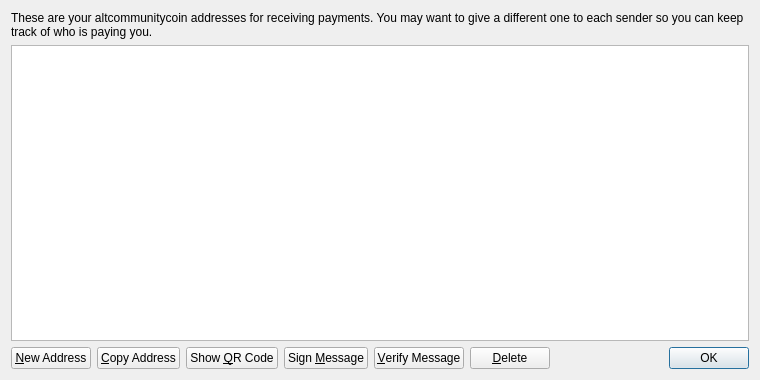
<?xml version="1.0" encoding="UTF-8"?>
<ui version="4.0">
 <class>AddressBookPage</class>
 <widget class="QWidget" name="AddressBookPage">
  <property name="geometry">
   <rect>
    <x>0</x>
    <y>0</y>
    <width>760</width>
    <height>380</height>
   </rect>
  </property>
  <property name="windowTitle">
   <string>Address Book</string>
  </property>
  <layout class="QVBoxLayout" name="verticalLayout">
   <item>
    <widget class="QLabel" name="labelExplanation">
     <property name="text">
      <string>These are your altcommunitycoin addresses for receiving payments. You may want to give a different one to each sender so you can keep track of who is paying you.</string>
     </property>
     <property name="textFormat">
      <enum>Qt::PlainText</enum>
     </property>
     <property name="wordWrap">
      <bool>true</bool>
     </property>
    </widget>
   </item>
   <item>
    <widget class="QTableView" name="tableView">
     <property name="contextMenuPolicy">
      <enum>Qt::CustomContextMenu</enum>
     </property>
     <property name="toolTip">
      <string>Double-click to edit address or label</string>
     </property>
     <property name="tabKeyNavigation">
      <bool>false</bool>
     </property>
     <property name="selectionMode">
      <enum>QAbstractItemView::SingleSelection</enum>
     </property>
     <property name="selectionBehavior">
      <enum>QAbstractItemView::SelectRows</enum>
     </property>
     <property name="sortingEnabled">
      <bool>true</bool>
     </property>
     <attribute name="verticalHeaderVisible">
      <bool>false</bool>
     </attribute>
    </widget>
   </item>
   <item>
    <layout class="QHBoxLayout" name="horizontalLayout">
     <item>
      <widget class="QPushButton" name="newAddressButton">
       <property name="toolTip">
        <string>Create a new address</string>
       </property>
       <property name="text">
        <string>&amp;New Address</string>
       </property>
      </widget>
     </item>
     <item>
      <widget class="QPushButton" name="copyToClipboard">
       <property name="toolTip">
        <string>Copy the currently selected address to the system clipboard</string>
       </property>
       <property name="text">
        <string>&amp;Copy Address</string>
       </property>
      </widget>
     </item>
     <item>
      <widget class="QPushButton" name="showQRCode">
       <property name="text">
        <string>Show &amp;QR Code</string>
       </property>
      </widget>
     </item>
     <item>
      <widget class="QPushButton" name="signMessage">
       <property name="toolTip">
        <string>Sign a message to prove you own a altcommunitycoin address</string>
       </property>
       <property name="text">
        <string>Sign &amp;Message</string>
       </property>
      </widget>
     </item>
     <item>
      <widget class="QPushButton" name="verifyMessage">
       <property name="toolTip">
        <string>Verify a message to ensure it was signed with a specified altcommunitycoin address</string>
       </property>
       <property name="text">
        <string>&amp;Verify Message</string>
       </property>
      </widget>
     </item>
     <item>
      <widget class="QPushButton" name="deleteButton">
       <property name="toolTip">
        <string>Delete the currently selected address from the list</string>
       </property>
       <property name="text">
        <string>&amp;Delete</string>
       </property>
      </widget>
     </item>
     <item>
      <spacer name="horizontalSpacer">
       <property name="orientation">
        <enum>Qt::Horizontal</enum>
       </property>
       <property name="sizeHint" stdset="0">
        <size>
         <width>40</width>
         <height>20</height>
        </size>
       </property>
      </spacer>
     </item>
     <item>
      <widget class="QDialogButtonBox" name="buttonBox">
       <property name="sizePolicy">
        <sizepolicy hsizetype="Maximum" vsizetype="Fixed">
         <horstretch>0</horstretch>
         <verstretch>0</verstretch>
        </sizepolicy>
       </property>
       <property name="standardButtons">
        <set>QDialogButtonBox::Ok</set>
       </property>
      </widget>
     </item>
    </layout>
   </item>
  </layout>
 </widget>
 <resources>
  <include location="../bitcoin.qrc"/>
 </resources>
 <connections/>
</ui>
